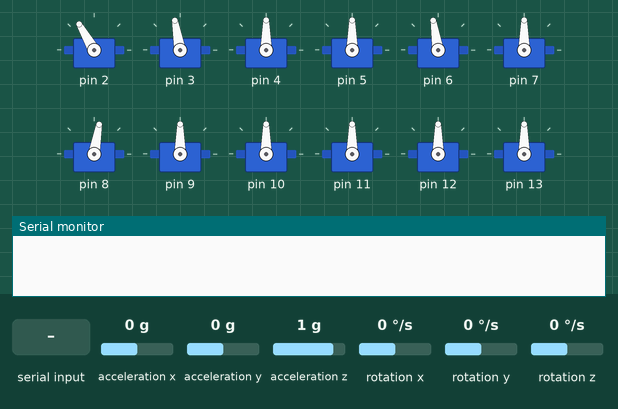
Recording of a sketch running on a simulated Arduino Uno, built with avr-gcc and run on an emulated ATmega328P. Parts: 12 × servo, the last lines printed to the serial monitor. Wiring (inferred from the names in the program): MPU-6050 motion sensor at I2C address 0x68. The test bench sets the inputs (shaded band); at power-on: acceleration x 0 g, acceleration y 0 g, acceleration z 1 g, rotation x 0 °/s, rotation y 0 °/s, rotation z 0 °/s.

Above: at 6.9 s.
7.0 s: "1" received over the second serial link
At 9.1 s:
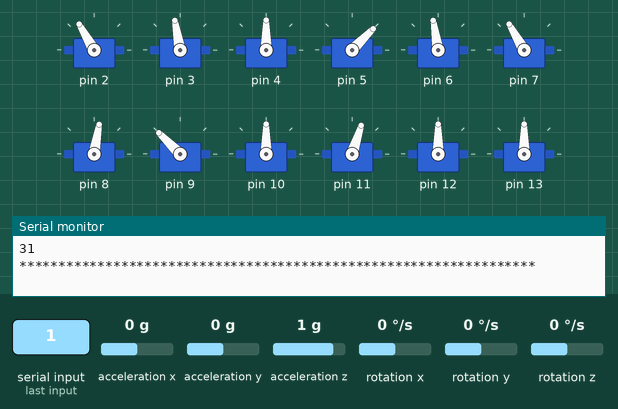
9.4 s: "2" received over the second serial link
At 9.56 s:
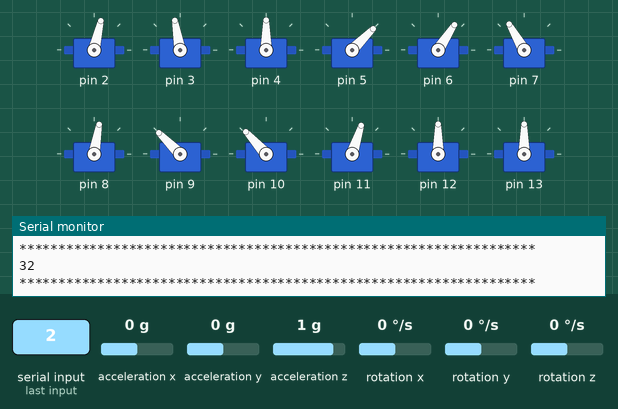
11.8 s: "3" received over the second serial link
At 13.9 s:
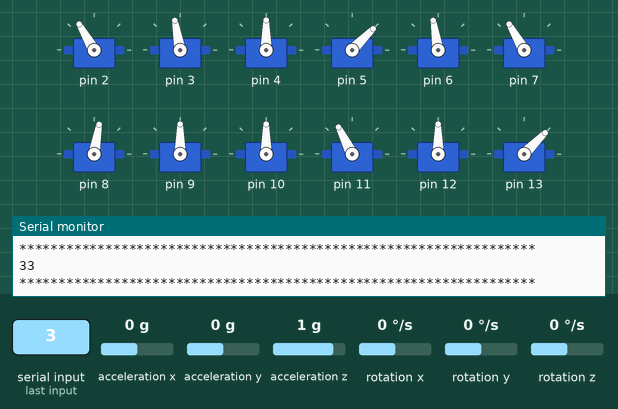
14.2 s: "4" received over the second serial link
At 16.0 s:
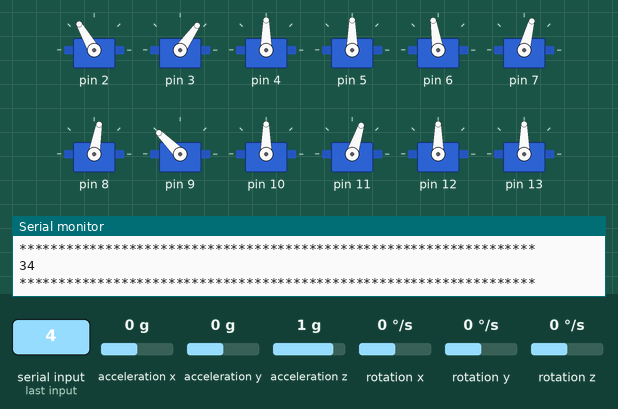
16.6 s: "2" received over the second serial link
At 16.76 s:
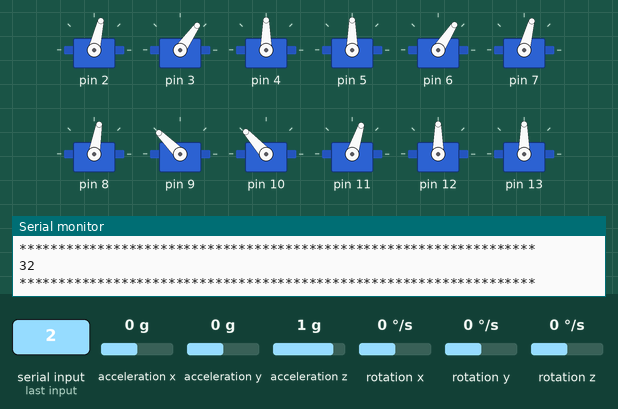
Timing chart, 0 to 19.4 s (numbered marks = the images above; inputs shaded):
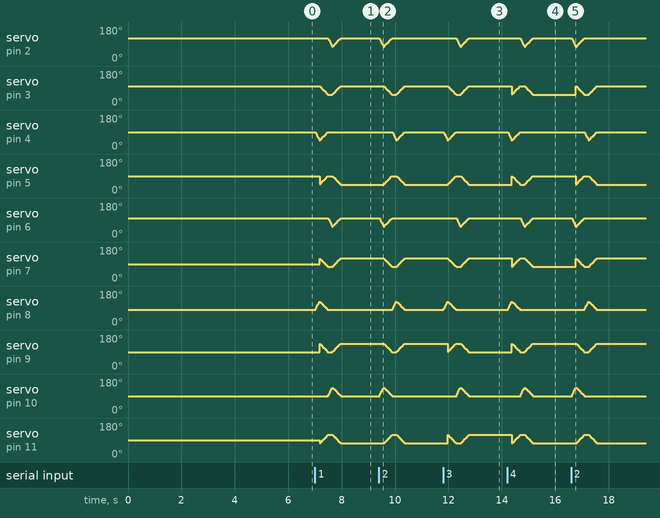

Measured:
- after the input at 7.0 s, servo on pin 8: rises from 80° to 124° in 0.14 s, then falls to 80° in 0.31 s; servo on pin 10, servo on pin 12: rises from 90° to 135° in 0.14 s, then falls to 90° in 0.31 s
- after the input at 9.4 s, servo on pin 5: rises from 45° to 90° in 0.31 s, then falls to 45° in 0.47 s; servo on pin 8: rises from 80° to 124° in 0.14 s, then falls to 80° in 0.31 s
- after the input at 11.8 s, servo on pin 5: rises from 45° to 90° in 0.31 s, then falls to 45° in 0.47 s; servo on pin 8: rises from 80° to 124° in 0.14 s, then falls to 80° in 0.31 s; servo on pin 10, servo on pin 12: rises from 90° to 135° in 0.14 s, then falls to 90° in 0.31 s
- after the input at 14.2 s, servo on pin 8: rises from 80° to 124° in 0.14 s, then falls to 80° in 0.31 s; servo on pin 10, servo on pin 12: rises from 90° to 135° in 0.14 s, then falls to 90° in 0.31 s
- after the input at 16.6 s, servo on pin 8: rises from 80° to 124° in 0.14 s, then falls to 80° in 0.31 s; servo on pin 10, servo on pin 12: rises from 90° to 135° in 0.14 s, then falls to 90° in 0.31 s; servo on pin 11: rises from 72° to 117° in 0.29 s, then falls to 72° in 0.47 s

The sketch:

03BeetleBot.ino
```cpp
/***********************************************************
File name: BeetleBot.ino
Description: Robot motion can be controlled through  GUI.
Date: 2025/12/29
***********************************************************/
#include "hexpod.h"

#include <SoftwareSerial.h>

SoftwareSerial softwareSerial1(A0, A1);

String text1 = "1";
String text2 = "2";
String text3 = "3";
String text4 = "4";
String text5 = "5";
String text6 = "10";
String text7 = "7";
String text8 = "8";
String text9 = "9";

String comdata = "";
char judge;
QUANRUPED q;
void ESP8266_ATCOMMAND(){
   Serial.begin(115200);       // set up a wifi serial communication baud rate 115200
//   pinMode(controller, OUTPUT);    // sets the RelayPin to be an output
  //  Serial.println("AT+CWMODE=3\r\n");//set to softAP+station mode
  //  delay(2000);     //delay 4s

  //  Serial.println("AT+CWSAP=\"BeetleBot\",\"12345678\",8,2\r\n");   //TCP Protocol, server IP addr, port
  //   delay(2000);     //delay 4s
  //  Serial.println("AT+RST\r\n");     //reset wifi
  //  delay(2000);     //delay 4s

  //  Serial.println("AT+CIPMUX=1\r\n");
  //  delay(2000);
  //  Serial.println("AT+CIPSERVER=1\r\n");
  //  delay(2000);
  //  Serial.println("AT+CIPSTO=7000\r\n");
  //  delay(2000);
}

void setup()
{
  q.servo_attach();
  q.self_balanced_setup();
  softwareSerial1.begin(115200);       // set up a wifi serial communication baud rate 115200
  Serial.begin(9600);       // set up a wifi serial communication baud rate 115200
}
void loop()
{
  if (softwareSerial1.available()>0)
  {
    char c = softwareSerial1.read();
    //Serial.write(c);
    Serial.println(c, HEX);
    Serial.println("******************************************************************");
    switch(c){
      case '1': {q.moveforward();
               break;}
      case '2': {q.movebackward();
               break;}
      case '3': {q.turnright();
               break;}
      case '4': {q.turnleft();
               break; }
      case '5': {q.steaty();
               break; }
      case '6': {q.attack();
               break;}
      case '7': {q.steaty();
               break;}
      case '8': {q.advoid();
               break;}
      default:  {Serial.println("No Match");
                break;}
  }
  }
}
```

angle.h
```cpp
#ifndef __ANHLE_H__

#define __ANGLE_H__

int angle0 = 120;
int angle1 = 100;
int angle2 = 90;
int angle3 = 90;
int angle4 = 99;
int angle5 = 90;
int angle6 = 80;
int angle7 = 90;
int angle8 = 90;
int angle9 = 90;
int angle10 = 90;
int angle11 = 90;
int angle12 = 90;
#endif
```

hexpod.h
```cpp
#ifndef _BEETLEBOT_h__
#define _BEETLEBOT_h__
#include "Arduino.h"

#include <SoftwareSerial.h>
extern SoftwareSerial softwareSerial1; // 外部变量声明


 class QUANRUPED
 {
	public:
		QUANRUPED();
    QUANRUPED(SoftwareSerial *);
		~QUANRUPED();
		void servo_attach();
		void moveforward();
		void movebackward();
		void turnright();
		void turnleft();
		void self_balanced_test();
		void battery();
		void advoid();
    void try_steaty();
    void pushup();

		void self_balanced_setup();
		void self_balanced();
		void read_mpu_6050_data();
		void setup_mpu_6050_registers();
		void ultrasonic();
		void strip_begin(int r_data,int g_data,int b_data);
		void servo_init();
		void attack();
		void sendbattery();

		void steaty();
		void sendultrasonic();

		void automatic();

 };
 #endif
```

Source omitted: hexpod.cpp (37533 bytes)
